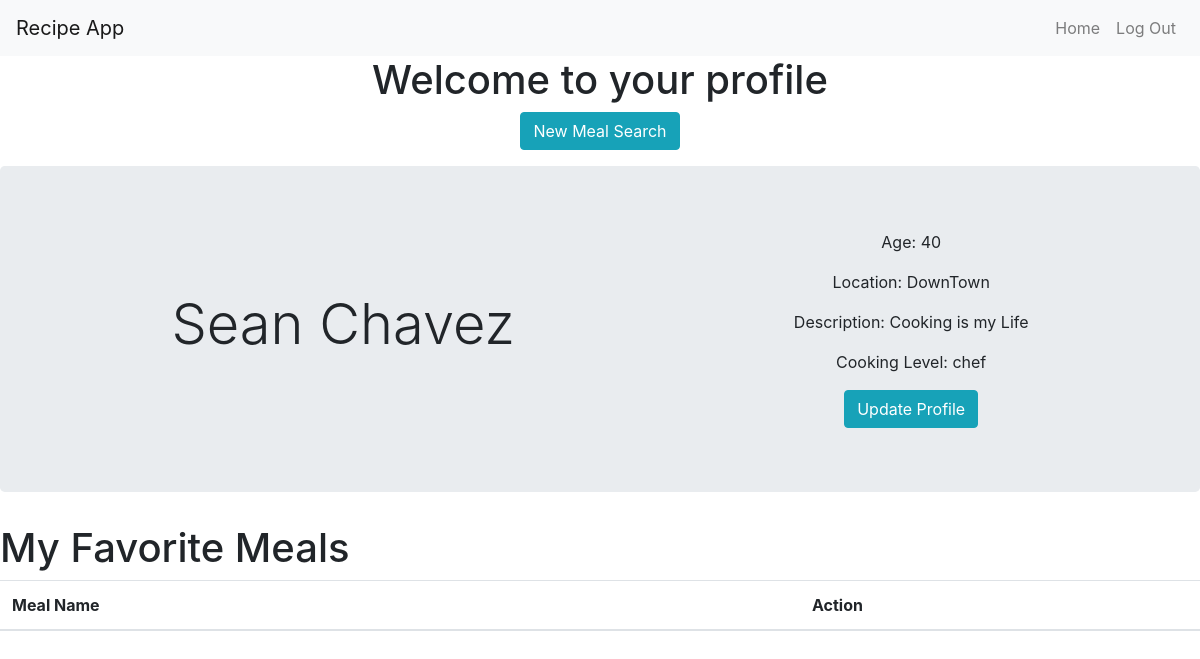
The app's page /profile/3 (signed in), older data.
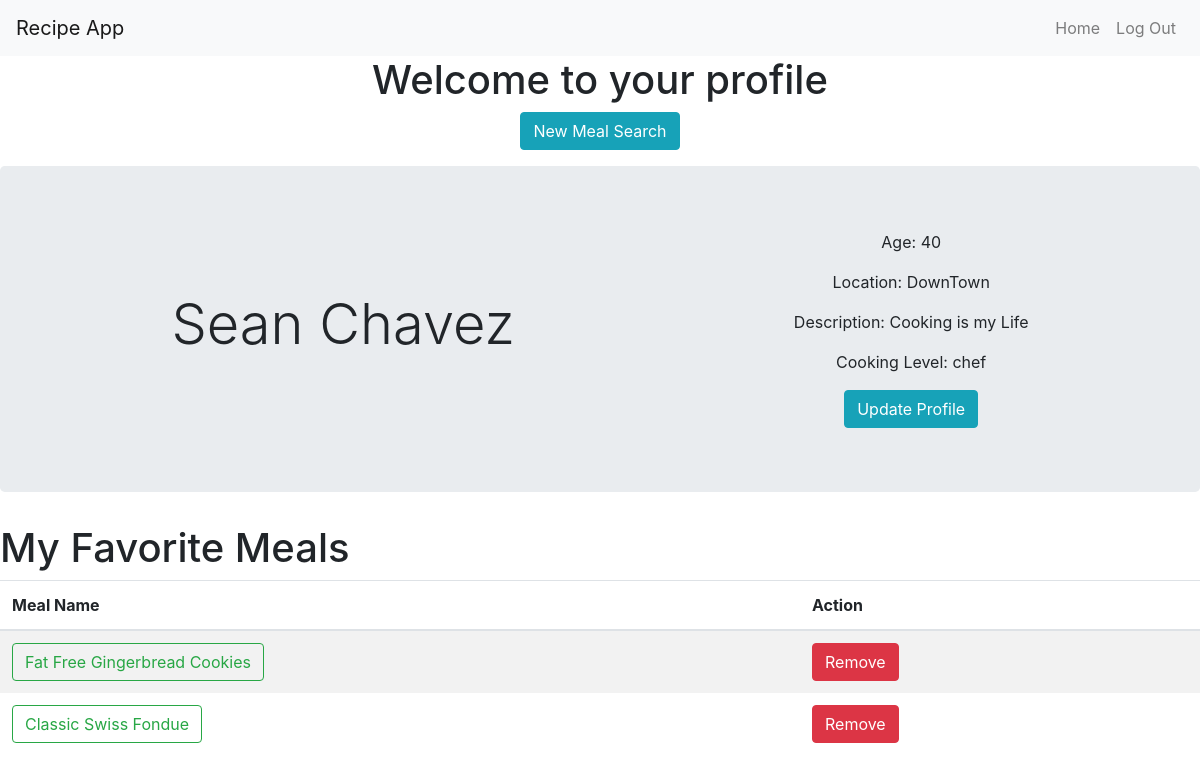
The same page, newer data.
### main/models.py (models this page shows)
class User(models.Model):
    f_name = models.CharField(max_length=60)
    l_name = models.CharField(max_length=60)
    email = models.EmailField(max_length=254)
    pw_hash = models.CharField(max_length=255)
    created_at = models.DateTimeField(auto_now_add=True)
    updated_at = models.DateTimeField(auto_now=True)

class Profile(models.Model):
    age= models.IntegerField()
    location= models.CharField(max_length=45)
    desc= models.CharField(max_length=255)
    cooking_level= models.CharField(max_length=45)
    user= models.ForeignKey(User, related_name="profile", on_delete=models.CASCADE)

class Meal(models.Model):
    name= models.CharField(max_length=100)
    meal_number = models.IntegerField()
    created_at= models.DateTimeField(auto_now_add=True)
    updated_at= models.DateTimeField(auto_now=True)
    users_who_saved= models.ManyToManyField(User, related_name="saved_meals")

### main/views.py (the view)
# urls.py: path('profile/<int:id>', views.profile),
def profile(request, id):
    this_user = User.objects.get(id=id)
    if this_user.email != request.session['user']:
        messages.error(request, "User authentication required")
        return redirect("/")
    meals = this_user.saved_meals.all()
    context = {
        'user' : this_user,
        'meals': meals
    }
    return render(request, "profile.html", context)

### main/templates/profile.html (shortened to what this page needs)
{% extends 'base.html' %} {% block content %}
<div class="d-flex flex-column align-items-center">
  <h1>Welcome to your profile {{this_user.f_name}}</h1>
  <form action="/search_new_meal" class="form-group">
    <button type="submit" class="btn btn-info btn-block">
      New Meal Search
    </button>
  </form>
</div>
<div class="jumbotron d-flex justify-content-around align-items-center">
  <h1 class="display-4">{{user.f_name}} {{user.l_name}}</h1>
  {% if user.profile.all %}
  <div class="d-flex flex-column align-items-center">
    <p>Age: {{user.profile.first.age}}</p>
    <p>Location: {{user.profile.first.location}}</p>
    <p>Description: {{user.profile.first.desc}}</p>
    <p>Cooking Level: {{user.profile.first.cooking_level}}</p>
    <form action="/update_profile">
      <button class="btn btn-info">Update Profile</button>
    </form>
  </div>
  {% endif %}
</div>
<h1>My Favorite Meals</h1>
<table class="table table-striped">
  <thead>
    <tr class="d-flex align-items-center">
      <th class="col-8">Meal Name</th>
      <th class="col-4">Action</th>
    </tr>
  </thead>
  <tbody>
    {% for meal in meals %}
    <tr class="d-flex align-items-center">
      <td class="col-8 border-0">
        <a
          href="/recipe_info/{{ meal.meal_number }}"
          class="btn btn-outline-success"
          >{{ meal.name }}</a
        >
      </td>
      <td class="col-4 border-0">
        <a href="/remove_meal/{{ meal.id }}" class="btn btn-danger">Remove</a>
      </td>
    </tr>
    {% endfor %}
  </tbody>
</table>
{% endblock %}

### main/templates/base.html (shortened to what this page needs)
<!DOCTYPE html>
<html lang="en">
  <head>
    <link
      rel="stylesheet"
      href="https://stackpath.bootstrapcdn.com/bootstrap/4.5.0/css/bootstrap.min.css"
    />
  </head>
  <body>
    <nav class="navbar navbar-expand-lg navbar-light bg-light d-flex">
      <a class="navbar-brand" href="#">Recipe App</a>
      <div class="ml-auto justify-content-end" id="navbarNav">
        <ul class="navbar-nav d-flex">
          {% if user.id == none %}
          {% else %}
            <li class="nav-item">
              <a class="nav-link" href="/profile/{{user.id}}">Home</a>
            </li>
            <li class="nav-item">
              <a class="nav-link" href="/logout">Log Out</a>
            </li>
          {% endif %}
        </ul>
      </div>
    </nav>
    {% block content %} {% endblock %}
  </body>
</html>

Row changes from the older to the newer data that the page shows:
added Meal: name "Fat Free Gingerbread Cookies"
added Meal: name "Classic Swiss Fondue"
